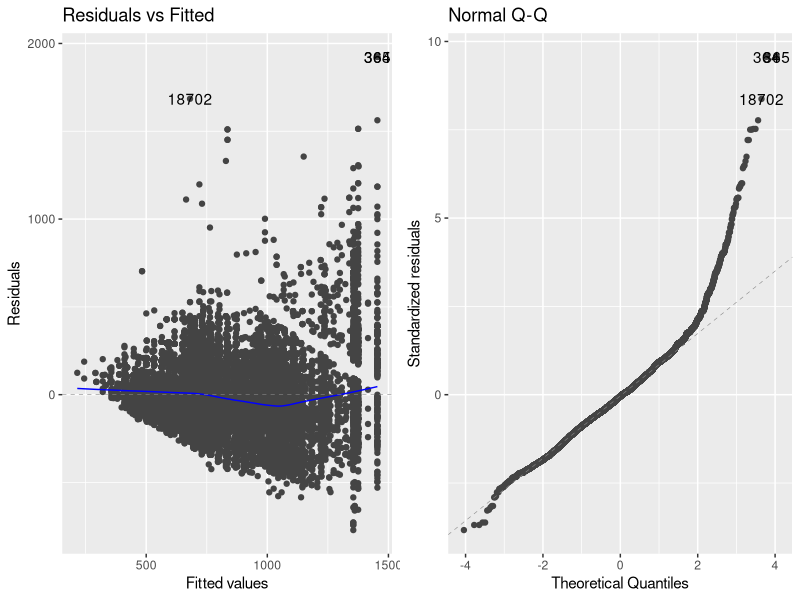
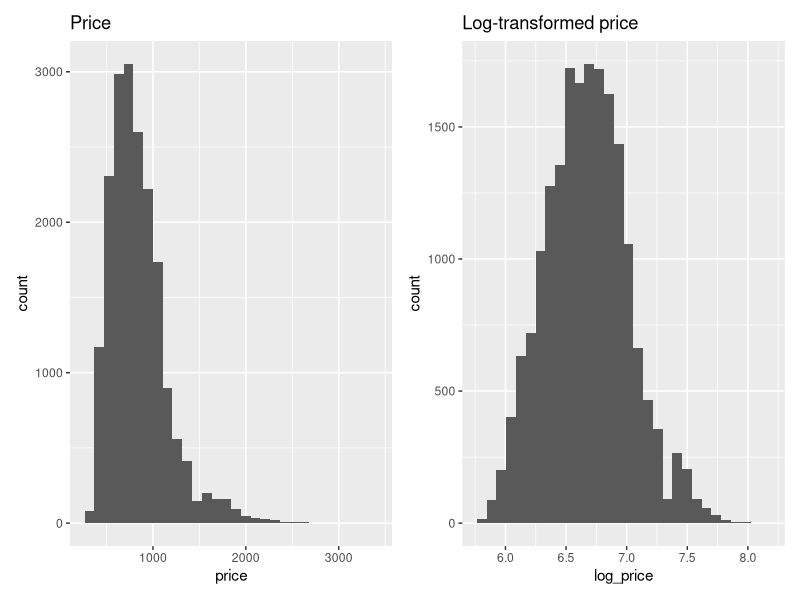
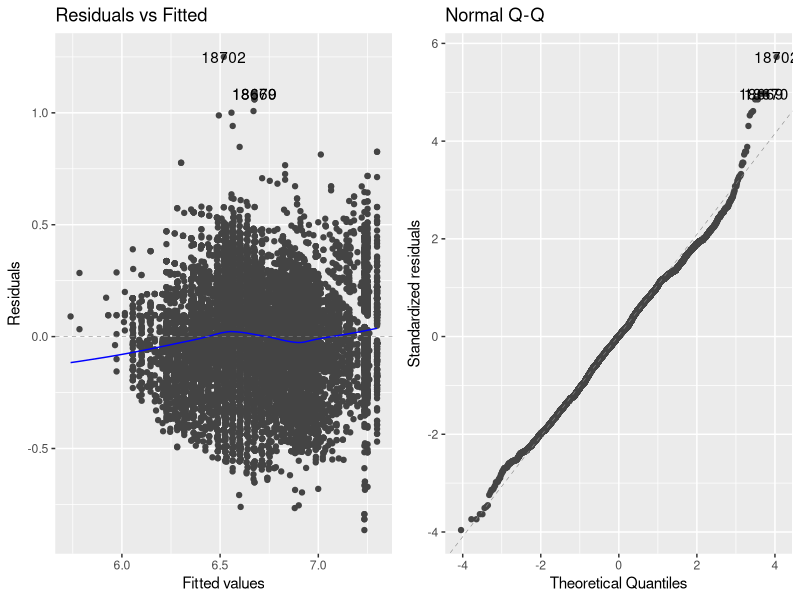

The R source for these figures, in order:
## ---- chunk 1
knitr::opts_chunk$set(warning = FALSE, 
                      message = FALSE, 
                      fig.align = "center")
## ---- chunk 2
library(tidyverse)
library(broom)
library(patchwork)
library(knitr)
library(ggfortify)
## ---- chunk 3
diamonds <- ggplot2::diamonds %>%
 filter(carat <= 0.5) %>%
  mutate(color = as.character(color), 
         color = factor(color, 
                        levels = c("D", "E", "F", "G", "H", "I", "J")))
## ---- chunk 4
orig_model <- lm(price ~ carat + color + carat * color, data = diamonds)
tidy(orig_model, conf.int = TRUE) %>%
  kable(digits = 3)
## ---- chunk 5
diamonds <- diamonds %>%
  mutate(caratCent = carat - mean(carat))
## ---- chunk 6
mean_cent_model <- lm(price ~ caratCent + color + caratCent * color, 
                      data = diamonds)
tidy(mean_cent_model, conf.int = TRUE) %>%
  kable(digits = 3)
## ---- chunk 7
autoplot(mean_cent_model, which = c(1,2))
## ---- chunk 8
diamonds <- diamonds %>%
  mutate(log_price = log(price))
## ---- chunk 9
p1 <- ggplot(data = diamonds, aes(x = price)) +
  geom_histogram() + 
  labs(title = "Price")

p2 <- ggplot(data = diamonds, aes(x = log_price)) +
  geom_histogram() + 
  labs(title = "Log-transformed price")

p1 + p2
## ---- chunk 10
log_model <- lm(log_price ~ carat + color + carat*color, data = diamonds)
tidy(log_model, conf.int = TRUE) %>%
  kable(digits = 3)
## ---- chunk 11
autoplot(log_model, which = c(1,2))
